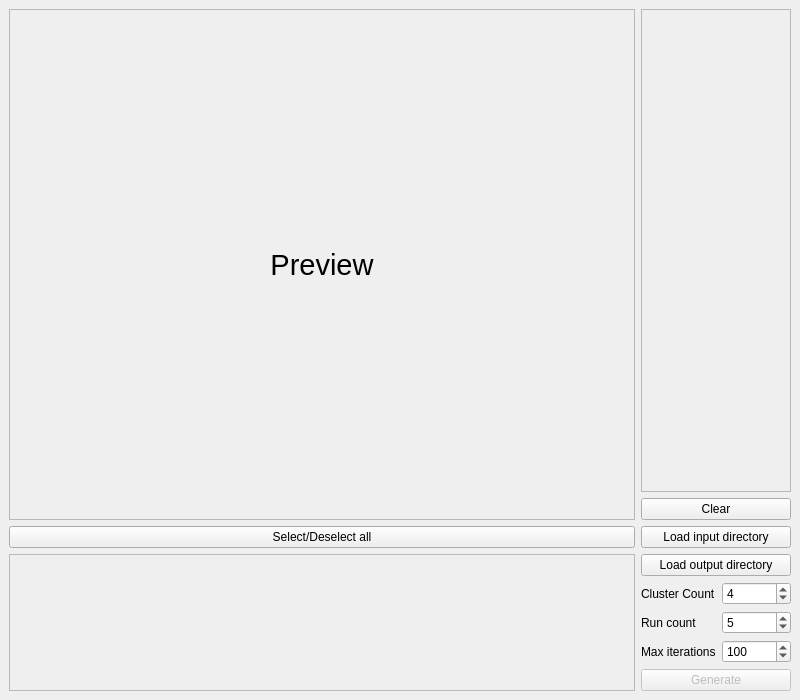
<?xml version="1.0" encoding="UTF-8"?>
<ui version="4.0">
 <class>MainWindow</class>
 <widget class="QMainWindow" name="MainWindow">
  <property name="geometry">
   <rect>
    <x>0</x>
    <y>0</y>
    <width>800</width>
    <height>700</height>
   </rect>
  </property>
  <property name="sizePolicy">
   <sizepolicy hsizetype="Maximum" vsizetype="Preferred">
    <horstretch>0</horstretch>
    <verstretch>0</verstretch>
   </sizepolicy>
  </property>
  <property name="windowTitle">
   <string>TAT - Main window</string>
  </property>
  <widget class="QWidget" name="centralwidget">
   <property name="sizePolicy">
    <sizepolicy hsizetype="Preferred" vsizetype="Preferred">
     <horstretch>0</horstretch>
     <verstretch>0</verstretch>
    </sizepolicy>
   </property>
   <property name="minimumSize">
    <size>
     <width>0</width>
     <height>554</height>
    </size>
   </property>
   <property name="layoutDirection">
    <enum>Qt::LeftToRight</enum>
   </property>
   <property name="autoFillBackground">
    <bool>false</bool>
   </property>
   <layout class="QGridLayout" name="gridLayout" rowstretch="0,0,0,0,0,0,0,0,0,0,0,0,0,0,0,0,0,0,0,0">
    <property name="leftMargin">
     <number>9</number>
    </property>
    <item row="19" column="6">
     <layout class="QFormLayout" name="formLayout">
      <property name="verticalSpacing">
       <number>6</number>
      </property>
      <item row="0" column="0">
       <widget class="QLabel" name="labelClusterCount">
        <property name="sizePolicy">
         <sizepolicy hsizetype="Preferred" vsizetype="Preferred">
          <horstretch>0</horstretch>
          <verstretch>0</verstretch>
         </sizepolicy>
        </property>
        <property name="text">
         <string>Cluster Count</string>
        </property>
       </widget>
      </item>
      <item row="0" column="1">
       <widget class="QSpinBox" name="clusterCount">
        <property name="sizePolicy">
         <sizepolicy hsizetype="Preferred" vsizetype="Preferred">
          <horstretch>0</horstretch>
          <verstretch>0</verstretch>
         </sizepolicy>
        </property>
        <property name="suffix">
         <string/>
        </property>
        <property name="prefix">
         <string/>
        </property>
        <property name="maximum">
         <number>1000</number>
        </property>
        <property name="value">
         <number>4</number>
        </property>
       </widget>
      </item>
      <item row="1" column="0">
       <widget class="QLabel" name="labelRunCount">
        <property name="sizePolicy">
         <sizepolicy hsizetype="Preferred" vsizetype="Preferred">
          <horstretch>0</horstretch>
          <verstretch>0</verstretch>
         </sizepolicy>
        </property>
        <property name="text">
         <string>Run count</string>
        </property>
       </widget>
      </item>
      <item row="1" column="1">
       <widget class="QSpinBox" name="runCount">
        <property name="sizePolicy">
         <sizepolicy hsizetype="Preferred" vsizetype="Preferred">
          <horstretch>0</horstretch>
          <verstretch>0</verstretch>
         </sizepolicy>
        </property>
        <property name="maximum">
         <number>1000</number>
        </property>
        <property name="value">
         <number>5</number>
        </property>
       </widget>
      </item>
      <item row="2" column="0">
       <widget class="QLabel" name="label">
        <property name="sizePolicy">
         <sizepolicy hsizetype="Preferred" vsizetype="Preferred">
          <horstretch>0</horstretch>
          <verstretch>0</verstretch>
         </sizepolicy>
        </property>
        <property name="text">
         <string>Max iterations</string>
        </property>
       </widget>
      </item>
      <item row="2" column="1">
       <widget class="QSpinBox" name="maxIterCount">
        <property name="sizePolicy">
         <sizepolicy hsizetype="Preferred" vsizetype="Preferred">
          <horstretch>0</horstretch>
          <verstretch>0</verstretch>
         </sizepolicy>
        </property>
        <property name="maximum">
         <number>1000</number>
        </property>
        <property name="value">
         <number>100</number>
        </property>
       </widget>
      </item>
      <item row="3" column="0" colspan="2">
       <widget class="QPushButton" name="buttonGenerate">
        <property name="enabled">
         <bool>false</bool>
        </property>
        <property name="sizePolicy">
         <sizepolicy hsizetype="Preferred" vsizetype="Preferred">
          <horstretch>0</horstretch>
          <verstretch>0</verstretch>
         </sizepolicy>
        </property>
        <property name="text">
         <string>Generate</string>
        </property>
        <property name="checkable">
         <bool>false</bool>
        </property>
        <property name="checked">
         <bool>false</bool>
        </property>
       </widget>
      </item>
     </layout>
    </item>
    <item row="14" column="6">
     <widget class="QPushButton" name="buttonClearGenerated">
      <property name="sizePolicy">
       <sizepolicy hsizetype="Minimum" vsizetype="Maximum">
        <horstretch>0</horstretch>
        <verstretch>0</verstretch>
       </sizepolicy>
      </property>
      <property name="minimumSize">
       <size>
        <width>0</width>
        <height>0</height>
       </size>
      </property>
      <property name="text">
       <string>Clear</string>
      </property>
     </widget>
    </item>
    <item row="18" column="0" rowspan="2">
     <widget class="QScrollArea" name="scrollAreaSrc">
      <property name="sizePolicy">
       <sizepolicy hsizetype="Expanding" vsizetype="Preferred">
        <horstretch>0</horstretch>
        <verstretch>0</verstretch>
       </sizepolicy>
      </property>
      <property name="minimumSize">
       <size>
        <width>150</width>
        <height>0</height>
       </size>
      </property>
      <property name="verticalScrollBarPolicy">
       <enum>Qt::ScrollBarAlwaysOff</enum>
      </property>
      <property name="widgetResizable">
       <bool>true</bool>
      </property>
      <widget class="QWidget" name="scrollAreaWidgetContentsSrc">
       <property name="geometry">
        <rect>
         <x>0</x>
         <y>0</y>
         <width>622</width>
         <height>142</height>
        </rect>
       </property>
       <layout class="QHBoxLayout" name="horizontalLayout"/>
      </widget>
     </widget>
    </item>
    <item row="18" column="6">
     <widget class="QPushButton" name="buttonOutputDir">
      <property name="sizePolicy">
       <sizepolicy hsizetype="Minimum" vsizetype="Maximum">
        <horstretch>0</horstretch>
        <verstretch>0</verstretch>
       </sizepolicy>
      </property>
      <property name="text">
       <string>Load output directory</string>
      </property>
     </widget>
    </item>
    <item row="17" column="6">
     <widget class="QPushButton" name="buttonInputDir">
      <property name="sizePolicy">
       <sizepolicy hsizetype="Minimum" vsizetype="Maximum">
        <horstretch>0</horstretch>
        <verstretch>0</verstretch>
       </sizepolicy>
      </property>
      <property name="text">
       <string>Load input directory</string>
      </property>
     </widget>
    </item>
    <item row="17" column="0">
     <widget class="QPushButton" name="buttonCheckUncheck">
      <property name="sizePolicy">
       <sizepolicy hsizetype="Minimum" vsizetype="Preferred">
        <horstretch>0</horstretch>
        <verstretch>0</verstretch>
       </sizepolicy>
      </property>
      <property name="minimumSize">
       <size>
        <width>0</width>
        <height>0</height>
       </size>
      </property>
      <property name="text">
       <string>Select/Deselect all</string>
      </property>
     </widget>
    </item>
    <item row="2" column="0" rowspan="13">
     <widget class="QFrame" name="imageFrame">
      <property name="sizePolicy">
       <sizepolicy hsizetype="Expanding" vsizetype="Expanding">
        <horstretch>0</horstretch>
        <verstretch>0</verstretch>
       </sizepolicy>
      </property>
      <property name="frameShape">
       <enum>QFrame::StyledPanel</enum>
      </property>
      <property name="frameShadow">
       <enum>QFrame::Raised</enum>
      </property>
      <layout class="QGridLayout" name="gridLayout_2">
       <property name="leftMargin">
        <number>0</number>
       </property>
       <property name="topMargin">
        <number>0</number>
       </property>
       <property name="rightMargin">
        <number>0</number>
       </property>
       <property name="bottomMargin">
        <number>0</number>
       </property>
       <item row="0" column="0">
        <widget class="QLabel" name="imagePreview">
         <property name="sizePolicy">
          <sizepolicy hsizetype="Preferred" vsizetype="Preferred">
           <horstretch>0</horstretch>
           <verstretch>0</verstretch>
          </sizepolicy>
         </property>
         <property name="minimumSize">
          <size>
           <width>300</width>
           <height>300</height>
          </size>
         </property>
         <property name="font">
          <font>
           <pointsize>22</pointsize>
          </font>
         </property>
         <property name="text">
          <string>Preview</string>
         </property>
         <property name="alignment">
          <set>Qt::AlignCenter</set>
         </property>
        </widget>
       </item>
      </layout>
     </widget>
    </item>
    <item row="2" column="6" rowspan="12">
     <widget class="QScrollArea" name="scrollAreaDst">
      <property name="sizePolicy">
       <sizepolicy hsizetype="Minimum" vsizetype="Expanding">
        <horstretch>0</horstretch>
        <verstretch>0</verstretch>
       </sizepolicy>
      </property>
      <property name="minimumSize">
       <size>
        <width>150</width>
        <height>0</height>
       </size>
      </property>
      <property name="horizontalScrollBarPolicy">
       <enum>Qt::ScrollBarAlwaysOff</enum>
      </property>
      <property name="widgetResizable">
       <bool>true</bool>
      </property>
      <widget class="QWidget" name="scrollAreaWidgetContentsDst">
       <property name="geometry">
        <rect>
         <x>0</x>
         <y>0</y>
         <width>150</width>
         <height>472</height>
        </rect>
       </property>
       <layout class="QVBoxLayout" name="verticalLayout"/>
      </widget>
     </widget>
    </item>
   </layout>
  </widget>
 </widget>
 <resources/>
 <connections/>
</ui>
